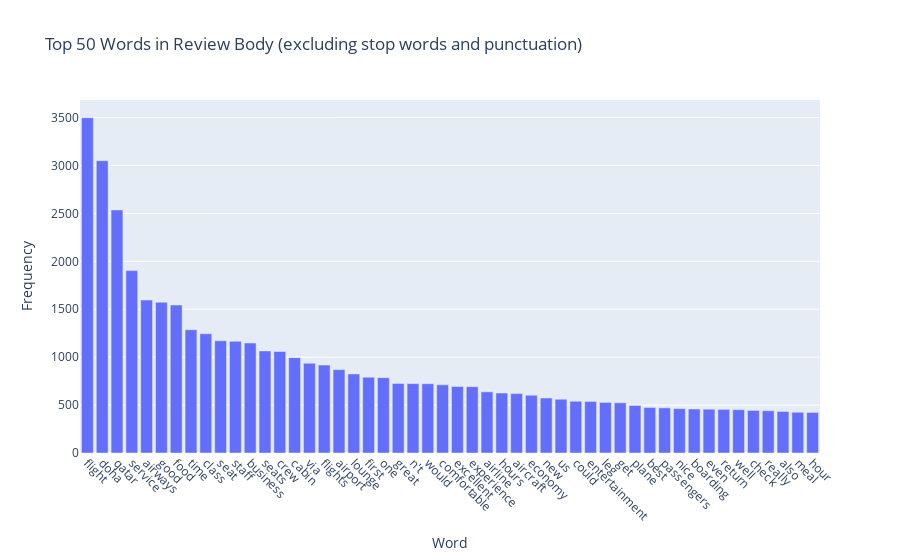

The cell this chart's notebook holds for it:
### Markdown cell above
**Feature Engineering**

### Code cell
import re
import string
import plotly.express as px
import concurrent.futures
from collections import Counter

from nltk.stem import WordNetLemmatizer, PorterStemmer
from nltk.tokenize import word_tokenize
from nltk.corpus import stopwords
import nltk


# Download NLTK resources if not already downloaded
nltk.download('punkt')
nltk.download('wordnet')
nltk.download('stopwords')

# Tokenize the text, remove stop words, and punctuation
stop_words = set(stopwords.words('english'))
punctuation = set(string.punctuation)

tokenized_words = [word.lower() for review in Qatar['Review Body'] for word in word_tokenize(review) if word.lower() not in stop_words and word.lower() not in punctuation]

# Count word frequencies
word_counts = Counter(tokenized_words)

# Get the top 50 words and their frequencies
top_words = dict(word_counts.most_common(50))

# Create a DataFrame for the top words and their frequencies
top_words_df = pd.DataFrame(list(top_words.items()), columns=['Word', 'Frequency'])

# Create a bar chart using Plotly Express
fig = px.bar(top_words_df, x='Word', y='Frequency', title='Top 50 Words in Review Body (excluding stop words and punctuation)')
fig.update_xaxes(tickangle=45, tickmode='array', tickvals=list(range(50)))

# Show the plot
fig.show()

### Figure 1 — Plotly figure (JSON) as saved in the notebook; plotly's stock layout.template omitted (floating-point values rounded to 4 significant figures)
{"data": [{"alignmentgroup": "True", "hovertemplate": "Word=%{x}<br>Frequency=%{y}<extra></extra>", "legendgroup": "", "marker": {"color": "#636efa", "pattern": {"shape": ""}}, "name": "", "offsetgroup": "", "orientation": "v", "showlegend": false, "textposition": "auto", "type": "bar", "x": ["flight", "doha", "qatar", "service", "airways", "good", "food", "time", "class", "seat", "staff", "business", "seats", "crew", "cabin", "via", "flights", "airport", "lounge", "first", "one", "great", "n't", "would", "comfortable", "excellent", "experience", "airline", "hours", "aircraft", "economy", "new", "us", "could", "entertainment", "leg", "get", "plane", "best", "passengers", "nice", "boarding", "even", "return", "well", "check", "really", "also", "meal", "hour"], "xaxis": "x", "y": [3499, 3050, 2536, 1903, 1596, 1573, 1544, 1286, 1244, 1171, 1165, 1148, 1065, 1059, 995, 936, 917, 870, 825, 791, 786, 726, 724, 723, 711, 694, 692, 638, 626, 620, 603, 574, 561, 540, 538, 528, 524, 496, 475, 471, 463, 459, 457, 455, 452, 444, 441, 433, 425, 423], "yaxis": "y"}], "layout": {"barmode": "relative", "legend": {"tracegroupgap": 0}, "title": {"text": "Top 50 Words in Review Body (excluding stop words and punctuation)"}, "xaxis": {"anchor": "y", "domain": [0, 1], "tickangle": 45, "tickmode": "array", "tickvals": [0, 1, 2, 3, 4, 5, 6, 7, 8, 9, 10, 11, 12, 13, 14, 15, 16, 17, 18, 19, 20, 21, 22, 23, 24, 25, 26, 27, 28, 29, 30, 31, 32, 33, 34, 35, 36, 37, 38, 39, 40, 41, 42, 43, 44, 45, 46, 47, 48, 49], "title": {"text": "Word"}}, "yaxis": {"anchor": "x", "domain": [0, 1], "title": {"text": "Frequency"}}}}
